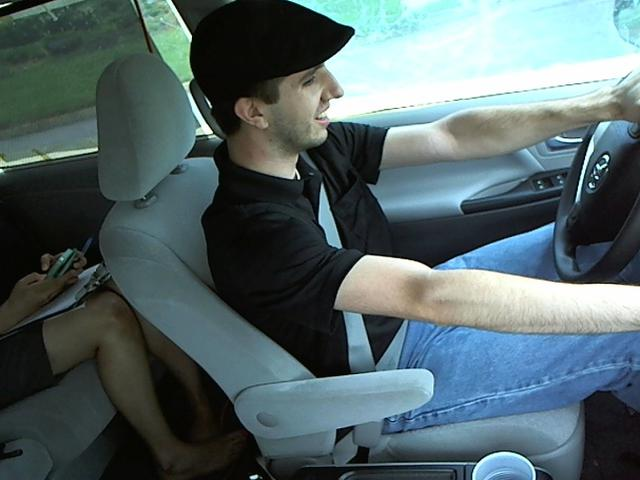
#> input picture img_10.jpg, 640 x 480 px
$ jupyter execute --allow-errors 'AKAZE feature.ipynb'
#> lines starting #> are read from the running program, lines starting #| are printed output that depends on the picture
[cell 1]
from skimage.io import imread
from skimage.transform import resize
from skimage.feature import hog
from skimage import exposure
import matplotlib.pyplot as plt

[cell 2]
import cv2

[cell 3]
im1 = cv2.imread('img_10.jpg')
#> im1 is the input picture: shape (480, 640, 3); mean B, G, R 103.7, 101, 83.4
im2 = cv2.imread('img_10.jpg')
gray1 = cv2.cvtColor(im1, cv2.COLOR_BGR2GRAY)
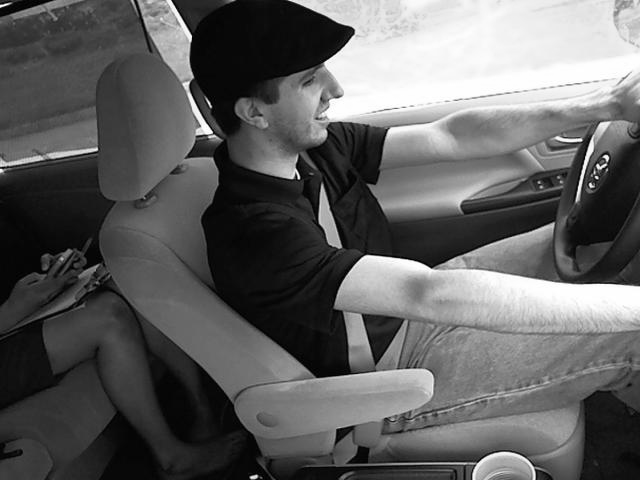
#> gray1: shape (480, 640); min 0, max 255, mean 96
gray2 = cv2.cvtColor(im2, cv2.COLOR_BGR2GRAY)

    # initialize the AKAZE descriptor, then detect keypoints and extract
    # local invariant descriptors from the image
detector = cv2.AKAZE_create()
(kps1, descs1) = detector.detectAndCompute(gray1, None)
#> kps1 = 537 keypoints; strongest (x, y, size): (204, 129, 8.1), (286, 168, 16.1), (203, 129, 16.1), (203, 128, 11.4)
(kps2, descs2) = detector.detectAndCompute(gray2, None)
#> kps2 has the same summary as kps1

print("keypoints: {}, descriptors: {}".format(len(kps1), descs1.shape))
#| keypoints: 537, descriptors: (537, 61)
print("keypoints: {}, descriptors: {}".format(len(kps2), descs2.shape))
#| keypoints: 537, descriptors: (537, 61)

    # Match the features
bf = cv2.BFMatcher(cv2.NORM_HAMMING)
matches = bf.knnMatch(descs1,descs2, k=2)    # typo fixed
#> matches = 537 matches

    # Apply ratio test
good = []
for m,n in matches:
        if m.distance < 0.9*n.distance:
            good.append([m])
#> after the loop, good = 537 matches

    # cv2.drawMatchesKnn expects list of lists as matches.
im3 = cv2.drawMatchesKnn(im1, kps1, im2, kps2, good[1:20], None, flags=2)
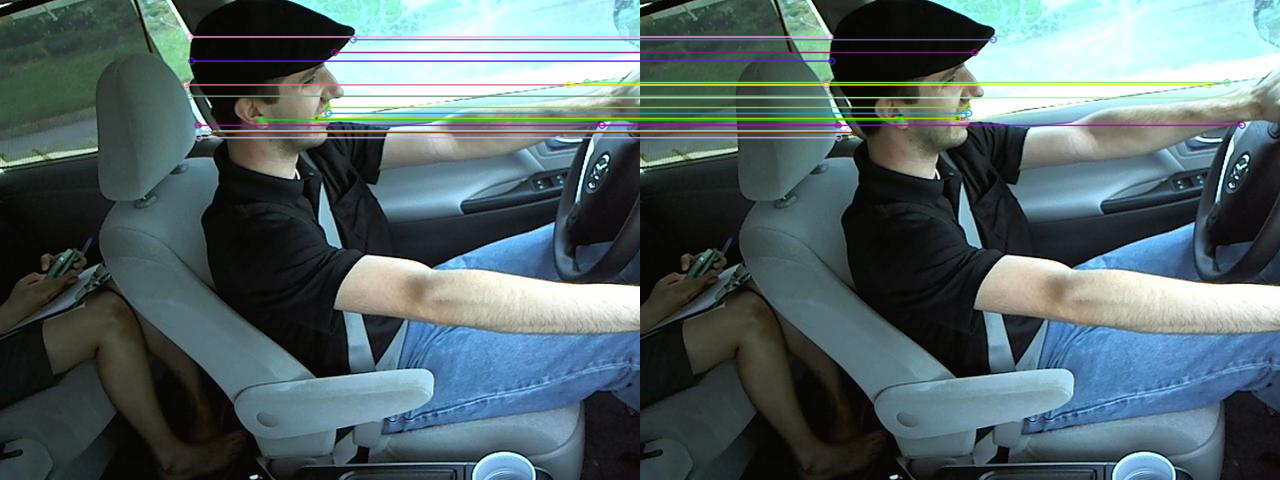
#> im3: shape (480, 1280, 3); mean B, G, R 103.9, 101.1, 83.8
cv2.imshow("AKAZE matching", im3)
cv2.waitKey(0)

$ run again, with img.jpg copied over img_10.jpg
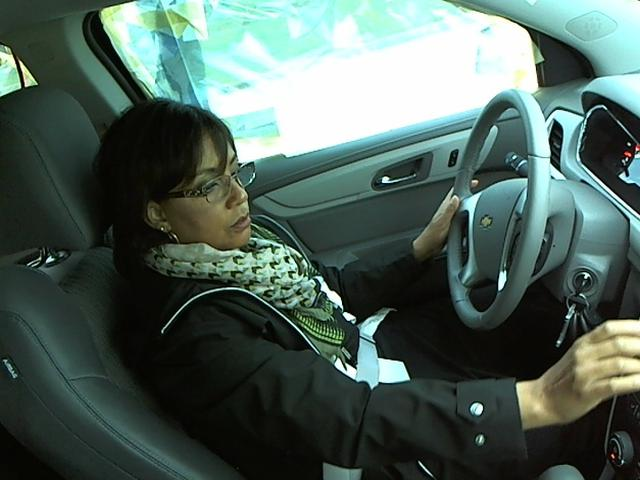
#> input picture img.jpg, 640 x 480 px
#> im1 is the input picture: shape (480, 640, 3); mean B, G, R 90.3, 97.9, 79
#> `gray1 = cv2.cvtColor(im1, cv2.COLOR_BGR2GRAY)`:
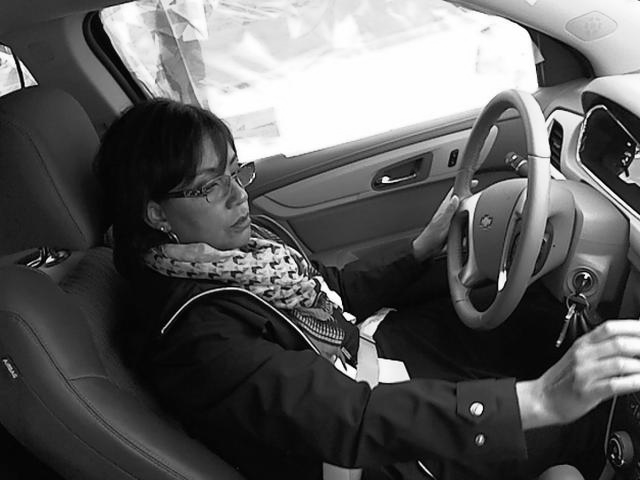
#> gray1: shape (480, 640); min 0, max 255, mean 91.4
#> kps1 = 790 keypoints; strongest (x, y, size): (477, 408, 8.1), (349, 317, 8.1), (368, 327, 11.4), (348, 316, 5.7)
#> kps2 has the same summary as kps1
#| keypoints: 790, descriptors: (790, 61)
#| keypoints: 790, descriptors: (790, 61)
#> matches = 790 matches
#> `im3 = cv2.drawMatchesKnn(im1, kps1, im2, kps2, good[1:20], None, flags..`:
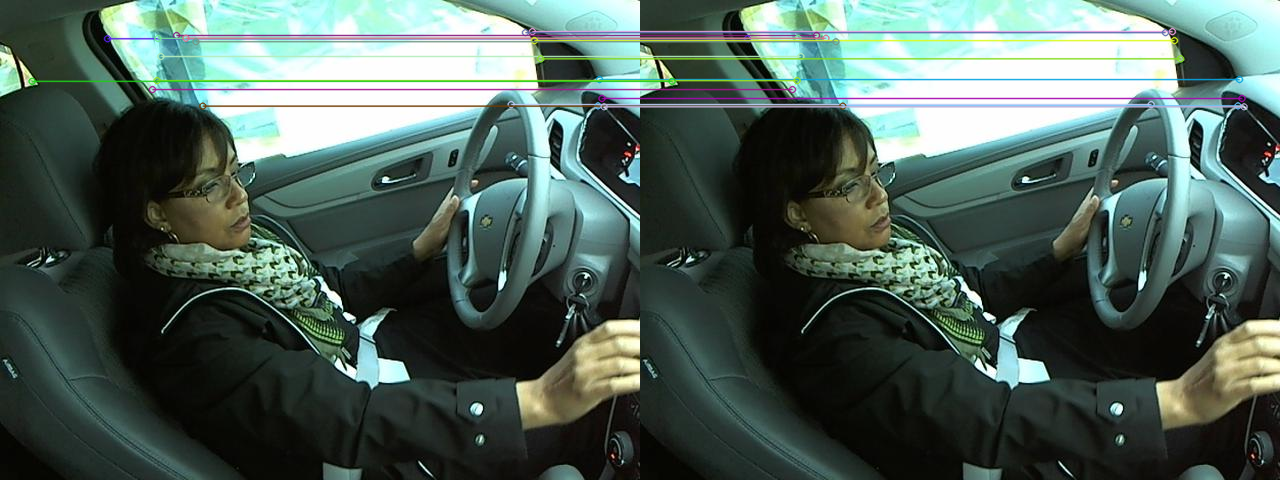
#> im3: shape (480, 1280, 3); mean B, G, R 89.2, 96.7, 78.6
